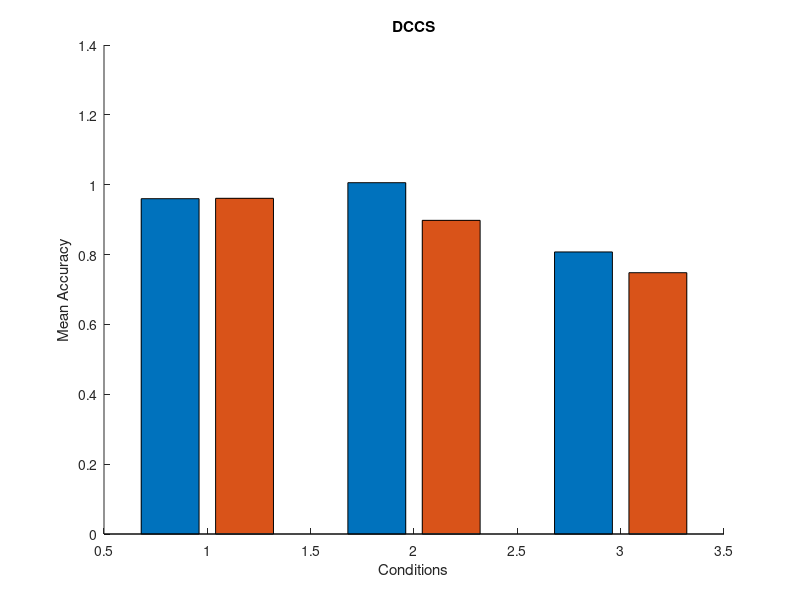

Reproduce this figure in MATLAB. (Note: this script raises an error after producing the figure.)
%% Accuacy DCCS
%Bilinguals;Monolinguals
Pre=[.96,.9611,];
Post=[1.0058,.8980];
Mix=[.8075,.7481];
%std Bilinguals;Monolinguals
sPre=[.02795,.09345,];
sPost=[.12960,.24842];
sMix=[.09838,.18318];
DAstd=[sPre;sPost;sMix];
AB=[Pre;Post;Mix];
figure
ylabel('Mean Accuracy')
xlabel('Conditions')
title('DCCS')
% legend('Bilinguals','Monolinguals')
hold on
bar(AB)
ax = gca;
ax.XTick = [1 2 3];
ax.XTickLabel = {'Pre-', 'Post-', 'Mixed'};
ngroups = size(AB, 1);
nbars = size(AB, 2);
%Calculating the width for each bar group
groupwidth = min(.8, nbars/(nbars+1.5));
for i = 1:nbars
    x = (1:ngroups) - groupwidth/2 + (2*i-1) * groupwidth / (2*nbars);
    errorbar(x, AB(:,i), DAstd(:,i), '.');
end
hold off
legend('Bilinguals','Monolinguals')


%% RT DCCS
%RT Bilingual
Pre=[234.0574,1077];
Post=[319.5833,1436];
Mix=[588.0375,3608];
%std Bilinguals;Monolinguals
sPre=[485.46,514.10491];
sPost=[653.13,70.8284];
sMix=[1171,2954.41];
DAstd=[sPre;sPost;sMix];
AB=[Pre;Post;Mix];
figure
ylabel('Mean Speed')
xlabel('Conditions')
title('DCCS')
% legend('Bilinguals','Monolinguals')
hold on
bar(AB)
ax = gca;
ax.XTick = [1 2 3];
ax.XTickLabel = {'Pre-', 'Post-', 'Mixed'};
ngroups = size(AB, 1);
nbars = size(AB, 2);
%Calculating the width for each bar group
groupwidth = min(.8, nbars/(nbars+1.5));
for i = 1:nbars
    x = (1:ngroups) - groupwidth/2 + (2*i-1) * groupwidth / (2*nbars);
    errorbar(x, AB(:,i), DAstd(:,i), '.');
end
hold off
legend('Bilinguals','Monolinguals')

%% RT GNG
%[Bilinguals,Monolinguals]
RTG= [486.0612,398.8067]; %mean speed
RTNG= [615.3100,504.7096] ; 
RTGs=[59.53,19.03];
RTNGs=[73.04,43.59];

data=[RTG;RTNG];
std=[RTGs;RTNGs];
figure
ylabel('Mean Speed')
xlabel ('Conditions')
title('Go-No/Go')
hold on
hb=bar(data);
ax = gca;
ax.XTick = [1 2 ];
ax.XTickLabel = {'Go' 'No/Go'};
ngroups = size(data, 1);
nbars = size(data, 2);
%Calculating the width for each bar group
groupwidth = min(.8, nbars/(nbars+1.5));
for i = 1:nbars
    x = (1:ngroups) - groupwidth/2 + (2*i-1) * groupwidth / (2*nbars);
    errorbar(x, data(:,i), std(:,i), '.');
end
hold off
legend('Bilinguals','Monolinguals')

%% GNG Accuracy

%[Bilinguals,Monolinguals]
RTG= [.8875,.8515]; %mean speed
RTNG= [.8783,.8815] ; 
RTGs=[.11392,.06559];
RTNGs=[.08670,.06501];

data=[RTG;RTNG];
std=[RTGs;RTNGs];
figure
ylabel('Mean Accuracy')
xlabel ('Conditions')
hold on
hb=bar(data);ax = gca;
ax.XTick = [1 2 3];
ax.XTickLabel = {'Go' ,'No/Go'};
ngroups = size(data, 1);
nbars = size(data, 2);
%Calculating the width for each bar group
groupwidth = min(.8, nbars/(nbars+1.5));
for i = 1:nbars
    x = (1:ngroups) - groupwidth/2 + (2*i-1) * groupwidth / (2*nbars);
    errorbar(x, data(:,i), std(:,i), '.');
end
hold off
legend('Bilinguals','Monolinguals')
title('Go-No/Go')